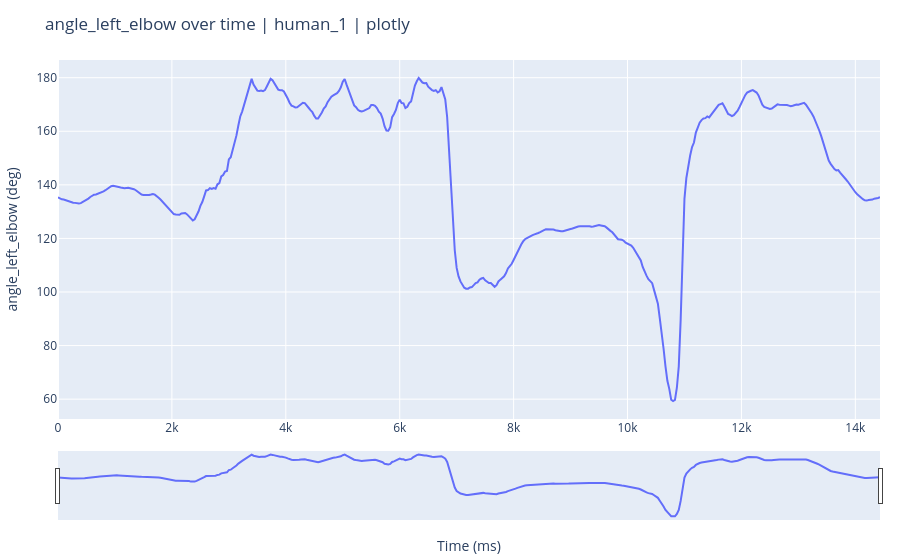
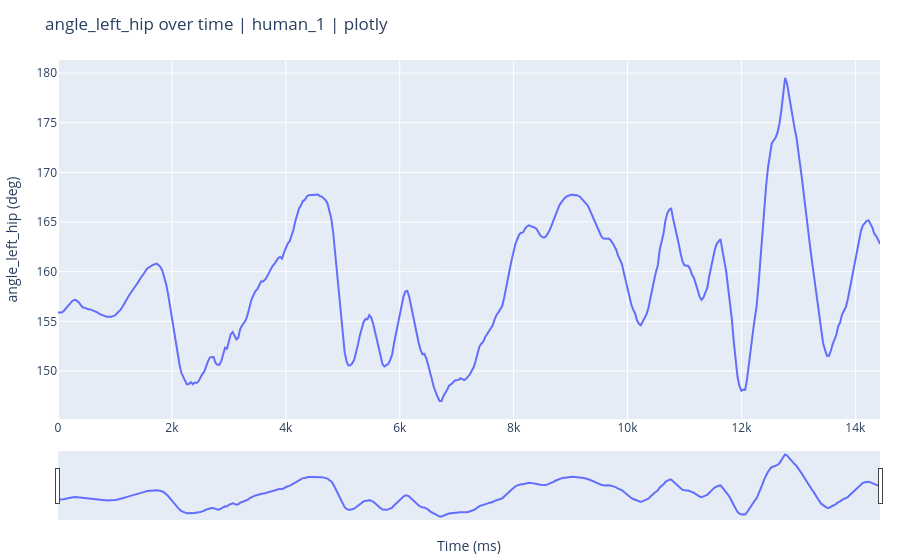

These figures' notebook cell, in order:
### Markdown cell above
## 6. Plot Computed Angles Over Time
This section visualizes computed angles by frame (or time when available).
You can choose one backend: Matplotlib, Seaborn, or Plotly.

Confidence overlays:
- Yellow: low confidence (one landmark below threshold)
- Orange: least confidence (two or more landmarks below threshold)

Tip: if multiple humans are present, the plotting cell draws a separate chart per human and per angle.

### Code cell
# Plot all angle columns with confidence overlays.
# Choose backend: "matplotlib", "seaborn", or "plotly".
plot_backend = "plotly"
selected_video = None   # set to a specific video string, or None
selected_human = None   # set to a specific final_id string, or None

if "angles_df" not in globals():
    raise RuntimeError("angles_df not found. Run the angle computation cells first.")

angle_cols = [c for c in angles_df.columns if c.startswith("angle_")]
if not angle_cols:
    raise ValueError("No angle columns found (expected columns starting with 'angle_').")

x_col = "time_ms" if "time_ms" in angles_df.columns else "frame"
x_label = "Time (ms)" if x_col == "time_ms" else "Frame"

def _spans_from_labels(frame_series, label_series, label_value):
    """Return list of contiguous (x0, x1) spans where label == label_value."""
    frames = frame_series.to_numpy()
    labels = (label_series.to_numpy() == label_value)
    spans = []
    if frames.size == 0:
        return spans

    start = None
    last_frame = None
    for f, ok in zip(frames, labels):
        if ok and start is None:
            start = f
        if ok:
            last_frame = f
        if (not ok) and (start is not None):
            spans.append((start, last_frame))
            start = None
    if start is not None:
        spans.append((start, last_frame))
    return spans

df_plot = angles_df.copy()
if selected_video is not None and "video" in df_plot.columns:
    df_plot = df_plot[df_plot["video"] == selected_video]
if selected_human is not None and "final_id" in df_plot.columns:
    df_plot = df_plot[df_plot["final_id"] == selected_human]
if df_plot.empty:
    raise ValueError("No rows left after filtering. Check selected_video/selected_human.")

backend = plot_backend.strip().lower()

if "final_id" in df_plot.columns:
    groups = list(df_plot.groupby("final_id", dropna=False))
else:
    groups = [("all", df_plot)]

if backend == "matplotlib":
    import matplotlib.pyplot as plt

    for human_id, g in groups:
        g = g.sort_values(x_col)
        for col in angle_cols:
            conf_col = "confidence_" + col.replace("angle_", "", 1)
            plt.figure(figsize=(10, 4))
            plt.plot(g[x_col], g[col])
            plt.xlabel(x_label)
            plt.ylabel(f"{col} (deg)")
            plt.title(f"{col} over time | {human_id} | matplotlib")
            ax = plt.gca()

            if conf_col in g.columns:
                for x0, x1 in _spans_from_labels(g[x_col], g[conf_col], "low"):
                    ax.axvspan(x0, x1, color="yellow", alpha=0.25, linewidth=0)
                for x0, x1 in _spans_from_labels(g[x_col], g[conf_col], "least"):
                    ax.axvspan(x0, x1, color="orange", alpha=0.25, linewidth=0)

            plt.tight_layout()
            plt.show()

elif backend == "seaborn":
    try:
        import seaborn as sns
    except Exception as e:
        raise ImportError("Seaborn is not installed. Install seaborn or choose another backend.") from e
    import matplotlib.pyplot as plt

    for human_id, g in groups:
        g = g.sort_values(x_col)
        for col in angle_cols:
            conf_col = "confidence_" + col.replace("angle_", "", 1)
            plt.figure(figsize=(10, 4))
            sns.lineplot(data=g, x=x_col, y=col)
            plt.xlabel(x_label)
            plt.ylabel(f"{col} (deg)")
            plt.title(f"{col} over time | {human_id} | seaborn")
            ax = plt.gca()

            if conf_col in g.columns:
                for x0, x1 in _spans_from_labels(g[x_col], g[conf_col], "low"):
                    ax.axvspan(x0, x1, color="yellow", alpha=0.25, linewidth=0)
                for x0, x1 in _spans_from_labels(g[x_col], g[conf_col], "least"):
                    ax.axvspan(x0, x1, color="orange", alpha=0.25, linewidth=0)

            plt.tight_layout()
            plt.show()

elif backend == "plotly":
    try:
        import plotly.express as px
    except Exception as e:
        raise ImportError("Plotly is not installed. Install plotly or choose another backend.") from e

    for human_id, g in groups:
        g = g.sort_values(x_col)
        for col in angle_cols:
            conf_col = "confidence_" + col.replace("angle_", "", 1)
            fig = px.line(
                g,
                x=x_col,
                y=col,
                title=f"{col} over time | {human_id} | plotly",
                labels={x_col: x_label, col: f"{col} (deg)"},
            )

            if conf_col in g.columns:
                for x0, x1 in _spans_from_labels(g[x_col], g[conf_col], "low"):
                    fig.add_vrect(x0=x0, x1=x1, fillcolor="yellow", opacity=0.25, line_width=0)
                for x0, x1 in _spans_from_labels(g[x_col], g[conf_col], "least"):
                    fig.add_vrect(x0=x0, x1=x1, fillcolor="orange", opacity=0.25, line_width=0)

            fig.update_layout(
                xaxis_rangeslider_visible=True,
                hovermode="x unified",
                margin=dict(l=40, r=20, t=60, b=40),
            )
            fig.show()

else:
    raise ValueError("Unknown plot_backend. Use 'matplotlib', 'seaborn', or 'plotly'.")

### Figure 1 — Plotly figure (JSON) as saved in the notebook; plotly's stock layout.template omitted (floating-point values rounded to 4 significant figures; data arrays with more than 128 entries replaced by an {"elided": "..."} marker saying what was removed)
{"data": [{"hovertemplate": "Time (ms)=%{x}<br>angle_left_elbow (deg)=%{y}<extra></extra>", "legendgroup": "", "line": {"color": "#636efa", "dash": "solid"}, "marker": {"symbol": "circle"}, "mode": "lines", "name": "", "orientation": "v", "showlegend": false, "type": "scatter", "x": {"elided": "433 float values"}, "xaxis": "x", "y": {"elided": "433 float values"}, "yaxis": "y"}], "layout": {"hovermode": "x unified", "legend": {"tracegroupgap": 0}, "margin": {"b": 40, "l": 40, "r": 20, "t": 60}, "title": {"text": "angle_left_elbow over time | human_1 | plotly"}, "xaxis": {"anchor": "y", "domain": [0, 1], "rangeslider": {"visible": true}, "title": {"text": "Time (ms)"}}, "yaxis": {"anchor": "x", "domain": [0, 1], "title": {"text": "angle_left_elbow (deg)"}}}}

### Figure 2 — Plotly figure (JSON) as saved in the notebook; plotly's stock layout.template omitted (floating-point values rounded to 4 significant figures; data arrays with more than 128 entries replaced by an {"elided": "..."} marker saying what was removed)
{"data": [{"hovertemplate": "Time (ms)=%{x}<br>angle_left_hip (deg)=%{y}<extra></extra>", "legendgroup": "", "line": {"color": "#636efa", "dash": "solid"}, "marker": {"symbol": "circle"}, "mode": "lines", "name": "", "orientation": "v", "showlegend": false, "type": "scatter", "x": {"elided": "433 float values"}, "xaxis": "x", "y": {"elided": "433 float values"}, "yaxis": "y"}], "layout": {"hovermode": "x unified", "legend": {"tracegroupgap": 0}, "margin": {"b": 40, "l": 40, "r": 20, "t": 60}, "title": {"text": "angle_left_hip over time | human_1 | plotly"}, "xaxis": {"anchor": "y", "domain": [0, 1], "rangeslider": {"visible": true}, "title": {"text": "Time (ms)"}}, "yaxis": {"anchor": "x", "domain": [0, 1], "title": {"text": "angle_left_hip (deg)"}}}}
